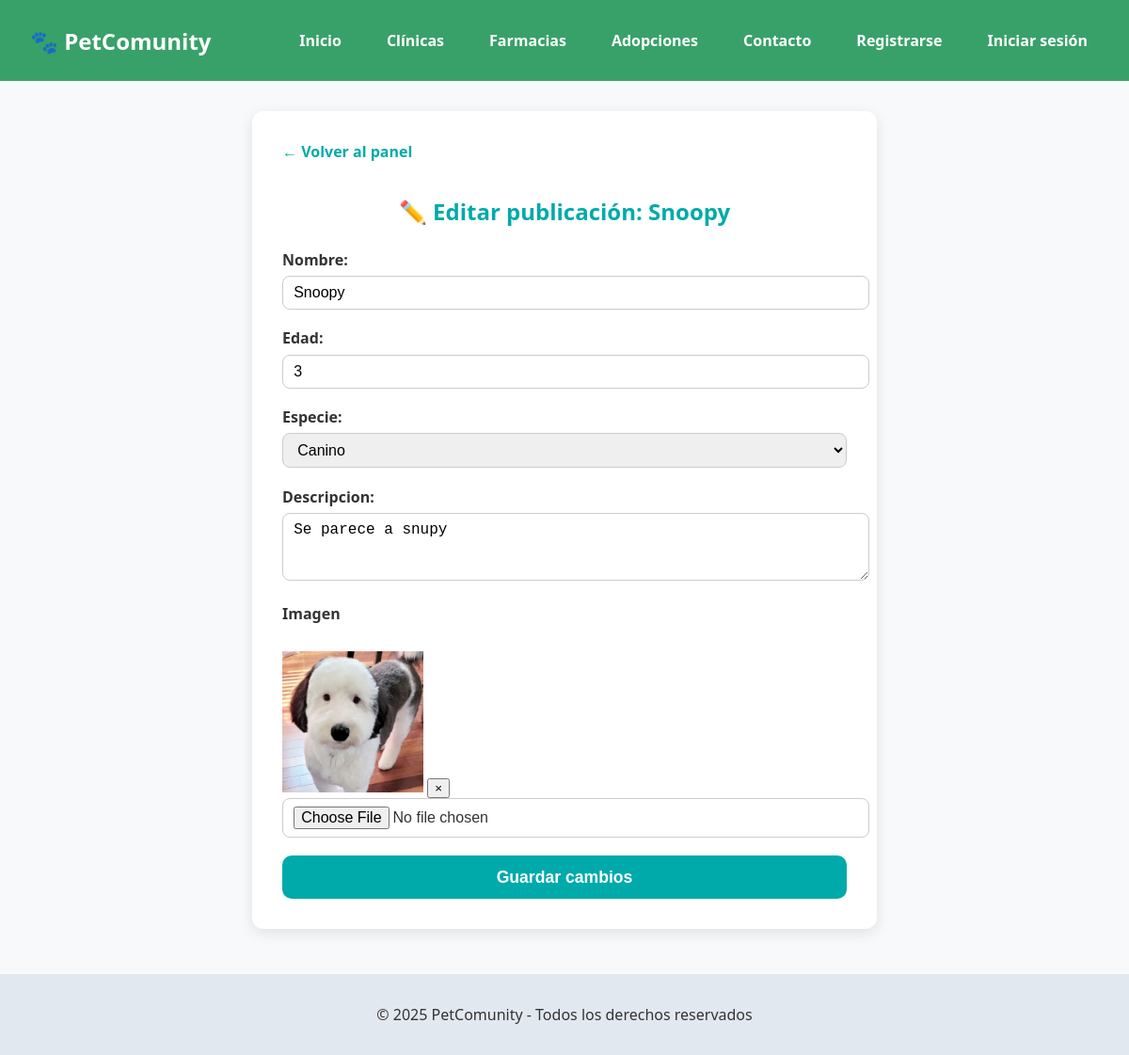
Screenshot of /adopciones/mascota/3/ with the database file from the repository.
### adopciones/models.py (models this page shows, shortened)
class MascotaEnAdopcion(models.Model):
    ESPECIE_CHOICES = [
        ('perro', 'Canino'),
        ('gato', 'Felino'),
        ('otro', 'Otro'),
    ]
    nombre = models.CharField(max_length=100)
    edad = models.PositiveIntegerField()
    especie = models.CharField(max_length=20, choices=ESPECIE_CHOICES)
    descripcion = models.TextField()
    imagen = models.ImageField(upload_to='mascotas/', null=True, blank=True)
    fecha_publicacion = models.DateTimeField(auto_now_add=True)
    publicada_por = models.ForeignKey(User, on_delete=models.CASCADE)
    estado = models.CharField(max_length=20, choices=[('pendiente', 'Pendiente'), ('publicada', 'Publicada'), ('revisada', 'Revisada')], default='pendiente')

### adopciones/views.py (the view)
# urls.py: path('mascota/<int:mascota_id>/', views.detalle_mascota, name='detalle_mascota'),
def detalle_mascota(request, mascota_id):
    mascota = MascotaEnAdopcion.objects.get(id=mascota_id)
    es_duenio = request.user.is_authenticated and mascota.publicada_por == request.user
    form = MascotaEnAdopcionForm(instance=mascota)
    if request.method == 'POST':
        form = MascotaEnAdopcionForm(request.POST, request.FILES, instance=mascota)
        if form.is_valid():
            form.save()
            return redirect('panel_clinica')
    return render(request, 'adopciones/editar_desde_detalle.html', {
        'form': form,
        'mascota': mascota
    })

### adopciones/forms.py
class MascotaEnAdopcionForm(forms.ModelForm):
    class Meta:
        model = MascotaEnAdopcion
        fields = ['nombre', 'edad', 'especie', 'descripcion', 'imagen']
        widgets = {
            'nombre': forms.TextInput(attrs={'placeholder': 'Nombre de la mascota'}),
            'edad': forms.NumberInput(attrs={'min': 0}),
            'especie': forms.Select(),
            'descripcion': forms.Textarea(attrs={'rows': 3, 'placeholder': 'Descripción breve'}),
            'imagen': CustomClearableFileInput(),
        }

### adopciones/templates/adopciones/editar_desde_detalle.html (shortened to what this page needs)
{% extends "base.html" %}
{% load static %}
{% block extra_css %}
<link rel="stylesheet" href="{% static 'css/editar_adopcion.css' %}">
{% endblock %}
{% block content %}
<div class="form-container">
    <a href="{% url 'panel_clinica' %}" class="btn-back">← Volver al panel</a>
    <h2>✏️ Editar publicación: {{ mascota.nombre }}</h2>
    <form method="POST" enctype="multipart/form-data" novalidate>
        {% for field in form %}
            {% if field.name != 'imagen' %}
            <div class="form-group">
                {{ field.label_tag }}
                {{ field }}
            </div>
            {% endif %}
        {% endfor %}
        <div class="form-group imagen-upload">
            <label for="id_imagen">Imagen</label><br>
            {% if mascota.imagen %}
            <div class="preview-img-wrapper">
                <img src="{{ mascota.imagen.url }}" alt="Imagen actual" id="preview-img" width="150">
                <button type="button" id="remove-img-btn" title="Quitar imagen">&times;</button>
            </div>
            {% endif %}
            {{ form.imagen }}
        </div>
        <button type="submit" class="btn-submit">Guardar cambios</button>
    </form>
</div>
{% endblock %}

### core/static/css/style.css (style rules this page uses)
body { margin: 0; font-family: 'Segoe UI', sans-serif; background-color: #f8f9fa; color: #333; }

### adopciones/static/css/editar_adopcion.css (style rules this page uses)
.form-container { max-width: 600px; margin: 2rem auto; padding: 2rem; background-color: #fff; border-radius: 12px; box-shadow: 0 4px 15px rgba(0, 0, 0, 0.1); font-family: 'Segoe UI', Tahoma, Geneva, Verdana, sans-serif; }
.form-container h2 { text-align: center; color: #0AA; margin-bottom: 1.5rem; font-weight: 700; }
.form-group { margin-bottom: 1.2rem; }
.form-group label { display: block; font-weight: 600; color: #333; margin-bottom: 0.4rem; }
.form-group input[type="text"], .form-group input[type="number"], .form-group select, .form-group textarea, .form-group input[type="file"] { width: 100%; padding: 0.5rem 0.7rem; border: 1.5px solid #ccc; border-radius: 8px; font-size: 1rem; transition: border-color 0.3s ease; }
button.btn-submit { display: block; width: 100%; background-color: #0AA; color: white; border: none; padding: 0.8rem; font-size: 1.1rem; font-weight: 600; border-radius: 10px; cursor: pointer; transition: background-color 0.3s ease; }
a.btn-back { display: inline-block; margin-bottom: 1rem; color: #0AA; font-weight: 600; text-decoration: none; transition: color 0.3s ease; }

### rows the page displays
MascotaEnAdopcion: nombre "Snoopy", form "Snoopy" "3" "Canino" "Se parece a snupy", imagen (picture)

### other values shown
{{ field.label_tag }} "Nombre:" "Edad:" "Especie:" "Descripcion:"
